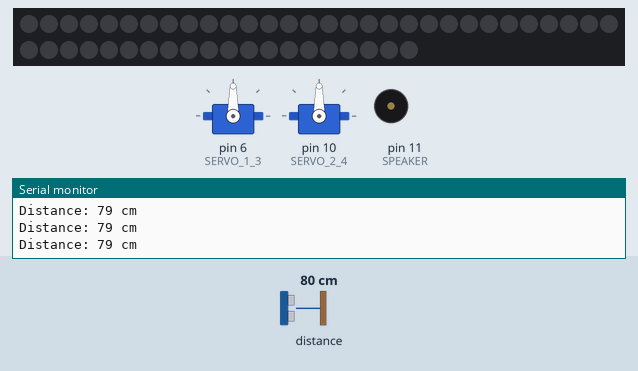
The sketch below on a simulated Arduino Uno, built with avr-gcc and run on an emulated ATmega328P. Shown: 50 RGB LEDs in strip order, left to right, continuing on the next row, 2 × servo, buzzer (waves = sounding), the last lines printed to the serial monitor. Wiring (inferred from the names in the program): range finder with pulse-width output: data pin 0. The test bench sets the inputs (shaded band); at power-on: distance to the obstacle 80 cm. The echo pulse lasts 58.3 µs per cm.

Above: at 1.2 s.
1.3 s: distance to the obstacle set to 41 cm
2.8 s: distance to the obstacle set to 36 cm
At 4.2 s:
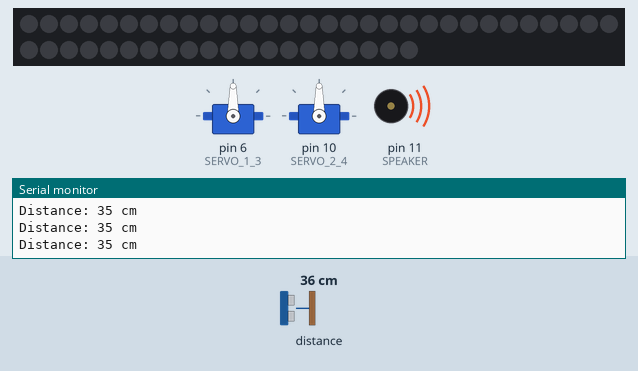
4.5 s: distance to the obstacle set to 60 cm
At 6.2 s:
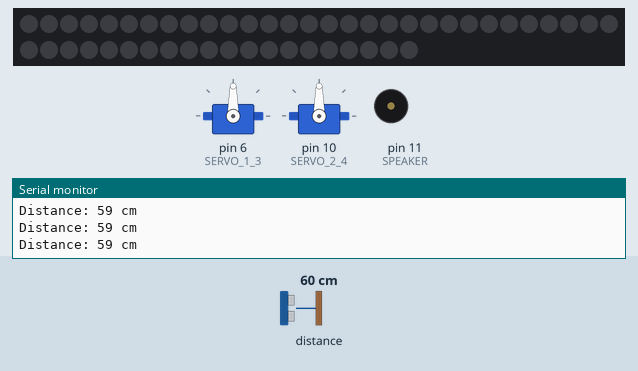
6.5 s: distance to the obstacle set to 2 cm
At 7.6 s:
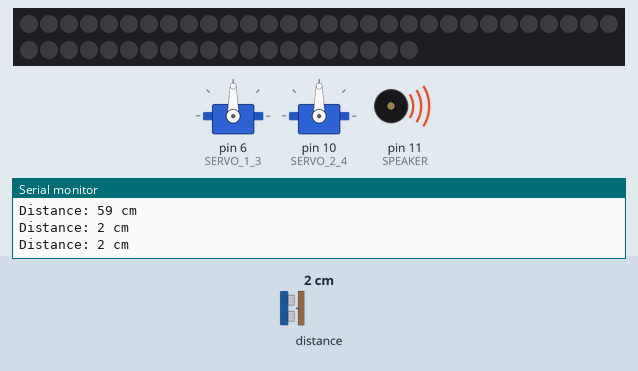
Timing chart, 0 to 9.5 s (numbered marks = the images above; inputs shaded):
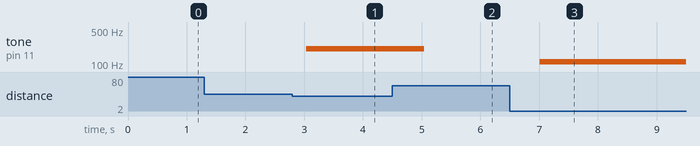

The sketch:

Arduino-Simulation.ino.ino
```cpp
#//include <ServoTimer2.h>

// TESTING FILE, NOT ACTUAL PROJECT CODE!!
#include <Adafruit_MCP4725.h> // DAC
#include <Servo.h>
//#include <Tone.h>
#include <Adafruit_NeoPixel.h>

// Digital Pin Definitions
#define SONAR_ECHO    0
#define SONAR_TRIG    1
#define INTERRUPT_1   2 // RESET * PLAY
#define INTERRUPT_2   3 // RESET * RECORD
 // space for 4?
#define RESET_LED     5
#define SERVO_1_3     6
#define STATE_LED     7
 // space for 8!
 // space for 9!
#define SERVO_2_4     10
#define SPEAKER       11
#define STOP          12
#define LED           13 // Neopixel LED strip
#define SPDT_PLAYMODE 14


//#define I2C_SDA       18 // DAC
//#define I2C_SCL       19 // DAC

// Analog Pin Definitions
#define POT           A0

#define NUM_LEDS      50

// LED Definitions for Blinking Demo!
#define RED           7
#define YELLOW        6
#define GREEN         5

// Values
#define LIVE          0
#define RECORDING     1
#define NOTES_STORED  100
#define NUM_LEDS      50
#define MAX_DISTANCE  20.0

#define A2       110.000  // (1)
#define As2      116.541  // (2)
#define B2       123.471  // (3)
#define C3       130.813  // (4)
#define Cs3      138.591  // (5)
#define D3       146.832  // (6)
#define Ds3      155.563  // (7)
#define E3       164.814  // (8)
#define F3       174.614  // (9)
#define Fs3      184.997  // (10)
#define G3       195.998  // (11)
#define Gs3      207.652  // (12)

// Integer Frequencies
#define A2i      110  // (1)
#define As2i     117  // (2)
#define B2i      123  // (3)
#define C3i      131  // (4)
#define Cs3i     139  // (5)
#define D3i      147  // (6)
#define Ds3i     156  // (7)
#define E3i      165  // (8)
#define F3i      175  // (9)
#define Fs3i     185  // (10)
#define G3i      196  // (11)
#define Gs3i     208  // (12)

const float freqs[] = { A2, As2, B2, C3, Cs3, D3, Ds3, E3, F3, Fs3, G3, Gs3 };
const int freqs_i[] = { A2i, As2i, B2i, C3i, Cs3i, D3i, Ds3i, E3i, F3i, Fs3i, G3i, Gs3i };

// Servo
Servo servo1;
Servo servo2;

// LED Strip
Adafruit_NeoPixel strip = Adafruit_NeoPixel(NUM_LEDS, LED, NEO_GRB + NEO_KHZ800);

bool ledOn = false;

void setup() {
  pinMode(LED_BUILTIN, OUTPUT);
  strip.begin();
  strip.clear();

  Serial.begin(9600);

//  attachInterrupt(digitalPinToInterrupt(INTERRUPT_1), int_switchLed, CHANGE);
//  attachInterrupt(digitalPinToInterrupt(INTERRUPT_2), int_switchLed, CHANGE);

  // Servo Testing
  servo1.attach(SERVO_1_3); // Pin 6 servo //*/
  servo2.attach(SERVO_2_4); // Pin 10 servo

  // Tone testing
//  speaker.begin(SPEAKER);

  // Sonar Testing
  pinMode(SONAR_TRIG, OUTPUT);
  pinMode(SONAR_ECHO, INPUT);
  digitalWrite(SONAR_TRIG, LOW);
   //*/
}

unsigned long cm = 10;
unsigned long tStart;
unsigned long tEnd;
float freq;
int noteIdx = 0;

int pos = 0;
bool high = false;

void loop() {
  /*
  for(int note = 0; note < 12; ++note) {
    tone(SPEAKER, freqs_i[note]);

    for(int i=0; i<NUM_LEDS; i++) { // For each pixel...

      // pixels.Color() takes RGB values, from 0,0,0 up to 255,255,255
      // Here we're using a moderately bright green color:
      strip.setPixelColor(i, strip.Color(3*note + i * 4, i * 5 - 10 * note, (int) ((20/(i % 5)) * note)));  // G R B
      high = !high;
      digitalWrite(LED_BUILTIN, high ? HIGH : LOW);
      }
    strip.show();   // Send the updated pixel colors to the hardware.
    delay(1000);
  } //*/


//  read_sonar_cm();
 // delay(500);

//  digitalWrite(LED_BUILTIN, high ? HIGH : LOW);
//  high = !high;

  tStart = millis();
  // Get Sonar distance, convert to frequency, play note, move servo

  cm = read_sonar_cm();
//  freq = 107.0 * (((float) cm) / 20.0) + 108.0;
  noteIdx = (cm - 2)/3;// getNoteFromFrequency(freq); // 2-35 -> 0 - 11
//  noteIdx++;
//  noteIdx %= 12;

  if (noteIdx > -1 && noteIdx < 12) {
    // Start tone
    tone(SPEAKER, (unsigned long) freqs[noteIdx]);


    // Lights
//    for (int i = 0; i < NUM_LEDS; ++i) {
//      strip.setPixelColor(i, noteIdx * 24, 15*(i % 15), 255 - 4*i - 4 * noteIdx);
//    }
//    strip.show();
//
//    // Servo
//    servo1.write(14*noteIdx+5);
//    servo2.write(170 - (14*noteIdx));

  } else noTone(SPEAKER);

  Serial.print("Distance: ");
  Serial.print(cm);
  Serial.println(" cm");

  //Serial.print("Dist: ");
  //Serial.print(cm);
//  Serial.print("Note index: ");
//  Serial.print(noteIdx);
//  Serial.print(", Freq: ");
//  Serial.println((unsigned long) freqs[noteIdx]);

  while (tStart + 500 > millis()); // Spin on half-second delay
  //*/
}


// Blocking call to measure distance on sonar
unsigned long read_sonar_cm() {
  digitalWrite(SONAR_TRIG, LOW);
  delayMicroseconds(2);
  digitalWrite(SONAR_TRIG, HIGH);
  delayMicroseconds(10);
  digitalWrite(SONAR_TRIG, LOW);
  unsigned long cm = pulseIn(SONAR_ECHO, HIGH, 300000) / 58;
//  Serial.print(cm);
//  Serial.print(" cm - in ");
  return cm; // Distance in cm
}

void int_switchLed() {
  ledOn = !ledOn;
  digitalWrite(LED_BUILTIN, ledOn ? HIGH : LOW);
}

void servoTesting() {

  digitalWrite(LED_BUILTIN, HIGH);
    for (pos = 0; pos <= 180; pos += 1) { // goes from 0 degrees to 180 degrees
    // in steps of 1 degree
    servo1.write(pos);              // tell servo to go to position in variable 'pos'
    delay(15);                       // waits 15ms for the servo to reach the position
  }
  digitalWrite(LED_BUILTIN, LOW);
  for (pos = 180; pos >= 0; pos -= 1) { // goes from 180 degrees to 0 degrees
    servo1.write(pos);              // tell servo to go to position in variable 'pos'
    delay(15);                       // waits 15ms for the servo to reach the position
  } //*/
}

void blink() {
  digitalWrite(STATE_LED, LOW);
  digitalWrite(LED_BUILTIN, LOW);
  delay(600);
  digitalWrite(STATE_LED, HIGH);
  digitalWrite(LED_BUILTIN, HIGH);
  delay(300);
}


int getNoteFromFrequency(float freq) {
    // Separate frequencies into bins with cutoffs as geometric mean of two frequencies
    if (freq < 113.223) return 1;
    else if (freq < 119.956) return 2;
    else if (freq < 127.089) return 3;
    else if (freq < 134.646) return 4;
    else if (freq < 142.652) return 5;
    else if (freq < 151.134) return 6;
    else if (freq < 160.122) return 7;
    else if (freq < 169.643) return 8;
    else if (freq < 179.731) return 9;
    else if (freq < 190.418) return 10;
    else if (freq < 201.741) return 11;
    else if (freq < 213.737) return 12;
    // If the frequency is greater than the cutoff, don't play anything.
    return -1;
}

/*
int getNoteFromFrequency_NOTE(float freq) {
    // Separate frequencies into bins with cutoffs as geometric mean of two frequencies
    if (freq < 113.223) return NOTE_A2;
    else if (freq < 119.956) return NOTE_AS2;
    else if (freq < 127.089) return NOTE_B2;
    else if (freq < 134.646) return NOTE_C3;
    else if (freq < 142.652) return NOTE_CS3;
    else if (freq < 151.134) return NOTE_D3;
    else if (freq < 160.122) return NOTE_DS3;
    else if (freq < 169.643) return NOTE_E3;
    else if (freq < 179.731) return NOTE_F3;
    else if (freq < 190.418) return NOTE_FS3;
    else if (freq < 201.741) return NOTE_G3;
    else if (freq < 213.737) return NOTE_GS3;
    // If the frequency is greater than the cutoff, don't play anything.
    return -1;
} //*/
```

Measured:
- the behaviour switches between 39 and 38 cm on distance to the obstacle (found by bisection; images 0 and 1)
- after the input at 2.8 s, tone on pin 11 (SPEAKER): silent → 207 Hz after 0.24 s
- after the input at 4.5 s, tone on pin 11 (SPEAKER): 207 Hz → silent after 0.55 s
- after the input at 6.5 s, tone on pin 11 (SPEAKER): silent → 110 Hz after 0.51 s
